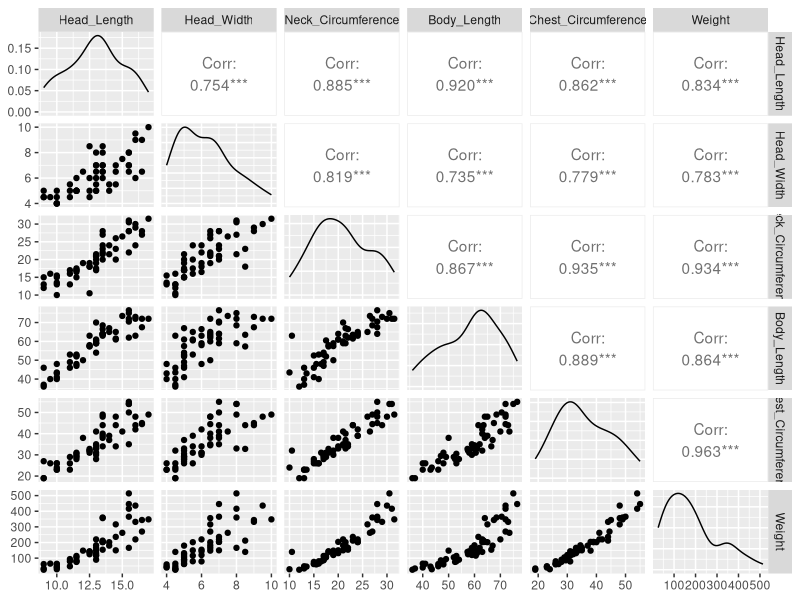
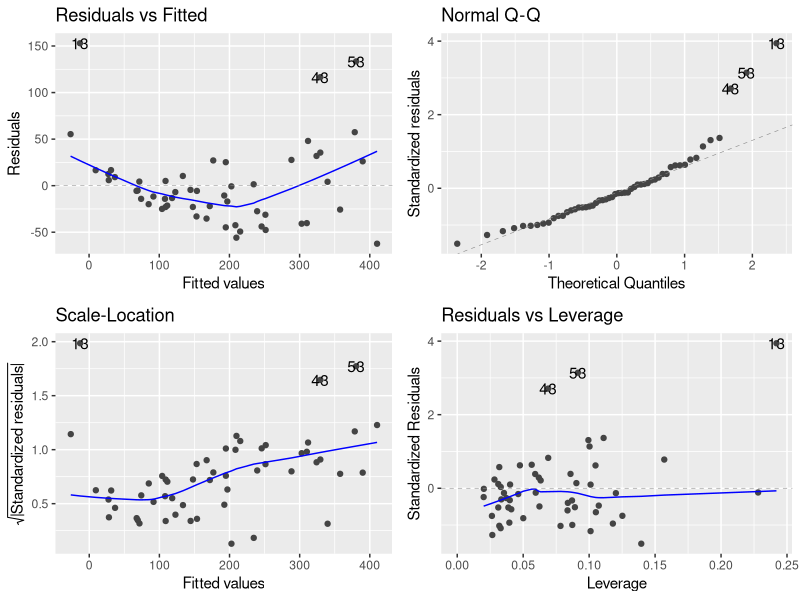
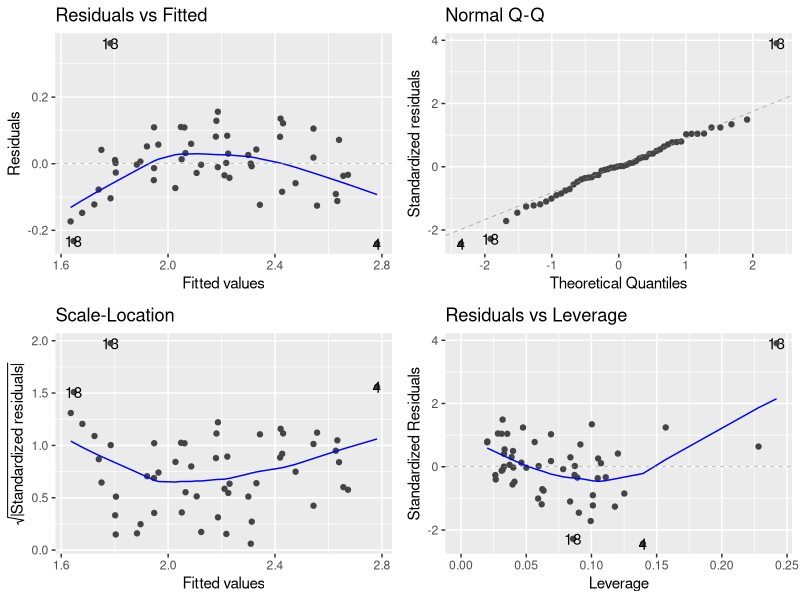

These figures' R source, in order:
## ---- chunk 1
knitr::opts_chunk$set(echo = TRUE)
library(tidyverse)
library(knitr)
library(GGally)
library(ggfortify)
## ---- chunk 2
bear_data <- read_csv("bear_measurements.csv",
                      show_col_types=FALSE)
glimpse(bear_data)
## ---- chunk 3
ggpairs(bear_data, columns=4:9)
## ---- chunk 4
lm_bear_data <- lm(Weight ~ Head_Length + Head_Width + Neck_Circumference, data = bear_data)
## ---- chunk 5
autoplot(lm_bear_data)
## ---- chunk 6
lm_bear_data <- lm(log10(Weight) ~ Head_Length + Head_Width + Neck_Circumference, data = bear_data)
autoplot(lm_bear_data)
## ---- chunk 7
lm_bear_data <- lm(log10(Weight) ~ Head_Length + Head_Width + Neck_Circumference, data = bear_data)
summary(lm_bear_data)
